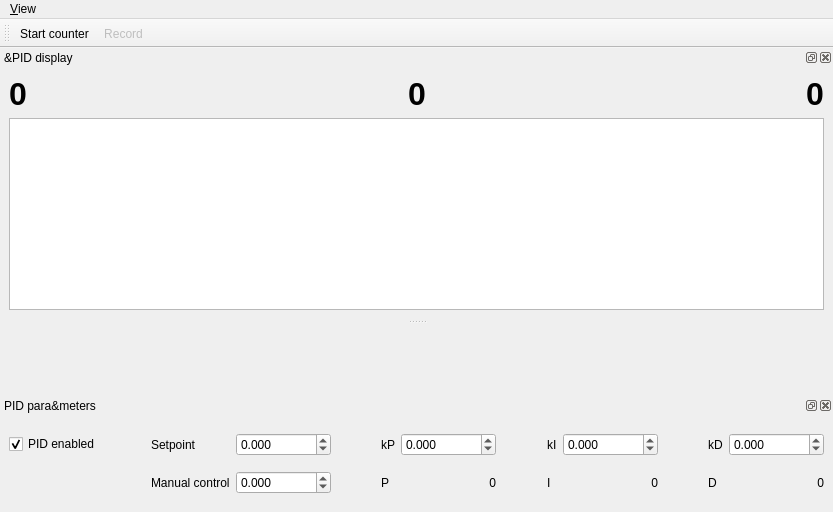
<?xml version="1.0" encoding="UTF-8"?>
<ui version="4.0">
 <class>MainWindow</class>
 <widget class="QMainWindow" name="MainWindow">
  <property name="geometry">
   <rect>
    <x>0</x>
    <y>0</y>
    <width>833</width>
    <height>512</height>
   </rect>
  </property>
  <property name="windowTitle">
   <string>qudi: PID Control</string>
  </property>
  <widget class="QWidget" name="centralwidget">
   <property name="sizePolicy">
    <sizepolicy hsizetype="Expanding" vsizetype="Expanding">
     <horstretch>0</horstretch>
     <verstretch>0</verstretch>
    </sizepolicy>
   </property>
  </widget>
  <widget class="QMenuBar" name="menubar">
   <property name="geometry">
    <rect>
     <x>0</x>
     <y>0</y>
     <width>833</width>
     <height>18</height>
    </rect>
   </property>
   <property name="sizePolicy">
    <sizepolicy hsizetype="Expanding" vsizetype="Minimum">
     <horstretch>0</horstretch>
     <verstretch>0</verstretch>
    </sizepolicy>
   </property>
   <widget class="QMenu" name="menuView">
    <property name="title">
     <string>&amp;View</string>
    </property>
    <widget class="QMenu" name="menuToolbars">
     <property name="title">
      <string>&amp;Toolbars</string>
     </property>
     <addaction name="counting_controls_view_Action"/>
    </widget>
    <addaction name="pid_view_Action"/>
    <addaction name="pid_parameters_view_Action"/>
    <addaction name="separator"/>
    <addaction name="menuToolbars"/>
    <addaction name="separator"/>
    <addaction name="restore_default_view_Action"/>
    <addaction name="actionClose"/>
   </widget>
   <addaction name="menuView"/>
  </widget>
  <widget class="QDockWidget" name="pid_trace_DockWidget">
   <property name="sizePolicy">
    <sizepolicy hsizetype="Expanding" vsizetype="Preferred">
     <horstretch>0</horstretch>
     <verstretch>0</verstretch>
    </sizepolicy>
   </property>
   <property name="minimumSize">
    <size>
     <width>100</width>
     <height>122</height>
    </size>
   </property>
   <property name="windowTitle">
    <string>&amp;PID display</string>
   </property>
   <attribute name="dockWidgetArea">
    <number>4</number>
   </attribute>
   <widget class="QWidget" name="dockWidgetContents">
    <property name="sizePolicy">
     <sizepolicy hsizetype="Expanding" vsizetype="Expanding">
      <horstretch>0</horstretch>
      <verstretch>0</verstretch>
     </sizepolicy>
    </property>
    <property name="minimumSize">
     <size>
      <width>100</width>
      <height>100</height>
     </size>
    </property>
    <layout class="QGridLayout" name="gridLayout">
     <item row="0" column="5">
      <widget class="QLabel" name="control_value_Label">
       <property name="font">
        <font>
         <pointsize>24</pointsize>
         <weight>75</weight>
         <bold>true</bold>
        </font>
       </property>
       <property name="text">
        <string>0</string>
       </property>
       <property name="alignment">
        <set>Qt::AlignRight|Qt::AlignTrailing|Qt::AlignVCenter</set>
       </property>
      </widget>
     </item>
     <item row="3" column="1" colspan="5">
      <widget class="PlotWidget" name="trace_PlotWidget">
       <property name="sizePolicy">
        <sizepolicy hsizetype="Expanding" vsizetype="Expanding">
         <horstretch>0</horstretch>
         <verstretch>0</verstretch>
        </sizepolicy>
       </property>
       <property name="minimumSize">
        <size>
         <width>100</width>
         <height>100</height>
        </size>
       </property>
      </widget>
     </item>
     <item row="0" column="4">
      <spacer name="horizontalSpacer_2">
       <property name="orientation">
        <enum>Qt::Horizontal</enum>
       </property>
       <property name="sizeType">
        <enum>QSizePolicy::Expanding</enum>
       </property>
       <property name="sizeHint" stdset="0">
        <size>
         <width>1</width>
         <height>20</height>
        </size>
       </property>
      </spacer>
     </item>
     <item row="0" column="2">
      <spacer name="horizontalSpacer">
       <property name="orientation">
        <enum>Qt::Horizontal</enum>
       </property>
       <property name="sizeType">
        <enum>QSizePolicy::Expanding</enum>
       </property>
       <property name="sizeHint" stdset="0">
        <size>
         <width>1</width>
         <height>20</height>
        </size>
       </property>
      </spacer>
     </item>
     <item row="0" column="3">
      <widget class="QLabel" name="process_value_Label">
       <property name="font">
        <font>
         <pointsize>24</pointsize>
         <weight>75</weight>
         <bold>true</bold>
        </font>
       </property>
       <property name="text">
        <string>0</string>
       </property>
       <property name="alignment">
        <set>Qt::AlignRight|Qt::AlignTrailing|Qt::AlignVCenter</set>
       </property>
      </widget>
     </item>
     <item row="0" column="1">
      <widget class="QLabel" name="setpoint_value_Label">
       <property name="font">
        <font>
         <pointsize>24</pointsize>
         <weight>75</weight>
         <bold>true</bold>
        </font>
       </property>
       <property name="text">
        <string>0</string>
       </property>
       <property name="alignment">
        <set>Qt::AlignRight|Qt::AlignTrailing|Qt::AlignVCenter</set>
       </property>
      </widget>
     </item>
    </layout>
   </widget>
  </widget>
  <widget class="QDockWidget" name="pid_parameters_DockWidget">
   <property name="sizePolicy">
    <sizepolicy hsizetype="Expanding" vsizetype="Preferred">
     <horstretch>0</horstretch>
     <verstretch>0</verstretch>
    </sizepolicy>
   </property>
   <property name="minimumSize">
    <size>
     <width>693</width>
     <height>116</height>
    </size>
   </property>
   <property name="maximumSize">
    <size>
     <width>524287</width>
     <height>116</height>
    </size>
   </property>
   <property name="windowTitle">
    <string>PID para&amp;meters</string>
   </property>
   <attribute name="dockWidgetArea">
    <number>8</number>
   </attribute>
   <widget class="QWidget" name="dockWidgetContents_2">
    <layout class="QGridLayout" name="gridLayout_2">
     <item row="1" column="9">
      <widget class="QLabel" name="labelI">
       <property name="text">
        <string>I</string>
       </property>
      </widget>
     </item>
     <item row="1" column="6">
      <widget class="QLabel" name="labelP">
       <property name="text">
        <string>P</string>
       </property>
      </widget>
     </item>
     <item row="0" column="9">
      <widget class="QLabel" name="labelkItext">
       <property name="text">
        <string>kI</string>
       </property>
      </widget>
     </item>
     <item row="0" column="15">
      <widget class="ScienDSpinBox" name="D_DoubleSpinBox">
       <property name="sizePolicy">
        <sizepolicy hsizetype="Expanding" vsizetype="Fixed">
         <horstretch>0</horstretch>
         <verstretch>0</verstretch>
        </sizepolicy>
       </property>
       <property name="toolTip">
        <string>If bigger than 1, the number of samples is averaged over the given number and then displayed. 
Use for extremely fast counting, since all the raw data is saved. 
Timestamps in oversampling interval are all equal to the averaging time.</string>
       </property>
       <property name="decimals">
        <number>3</number>
       </property>
       <property name="minimum">
        <double>-999999999.000000000000000</double>
       </property>
       <property name="maximum">
        <double>999999999.000000000000000</double>
       </property>
       <property name="singleStep">
        <double>0.001000000000000</double>
       </property>
      </widget>
     </item>
     <item row="1" column="2">
      <widget class="QLabel" name="labelManual">
       <property name="text">
        <string>Manual control</string>
       </property>
      </widget>
     </item>
     <item row="1" column="3">
      <widget class="ScienDSpinBox" name="manualDoubleSpinBox">
       <property name="sizePolicy">
        <sizepolicy hsizetype="Expanding" vsizetype="Fixed">
         <horstretch>0</horstretch>
         <verstretch>0</verstretch>
        </sizepolicy>
       </property>
       <property name="decimals">
        <number>3</number>
       </property>
       <property name="minimum">
        <double>-99999999.000000000000000</double>
       </property>
       <property name="maximum">
        <double>999999999.000000000000000</double>
       </property>
       <property name="singleStep">
        <double>0.001000000000000</double>
       </property>
      </widget>
     </item>
     <item row="1" column="4">
      <spacer name="horizontalSpacer_4">
       <property name="orientation">
        <enum>Qt::Horizontal</enum>
       </property>
       <property name="sizeHint" stdset="0">
        <size>
         <width>1</width>
         <height>20</height>
        </size>
       </property>
      </spacer>
     </item>
     <item row="1" column="7">
      <widget class="QLabel" name="labelkP">
       <property name="text">
        <string>0</string>
       </property>
       <property name="alignment">
        <set>Qt::AlignRight|Qt::AlignTrailing|Qt::AlignVCenter</set>
       </property>
      </widget>
     </item>
     <item row="1" column="8">
      <spacer name="horizontalSpacer_6">
       <property name="orientation">
        <enum>Qt::Horizontal</enum>
       </property>
       <property name="sizeHint" stdset="0">
        <size>
         <width>1</width>
         <height>20</height>
        </size>
       </property>
      </spacer>
     </item>
     <item row="1" column="11">
      <widget class="QLabel" name="labelkI">
       <property name="text">
        <string>0</string>
       </property>
       <property name="alignment">
        <set>Qt::AlignRight|Qt::AlignTrailing|Qt::AlignVCenter</set>
       </property>
      </widget>
     </item>
     <item row="1" column="12">
      <spacer name="horizontalSpacer_8">
       <property name="orientation">
        <enum>Qt::Horizontal</enum>
       </property>
       <property name="sizeHint" stdset="0">
        <size>
         <width>1</width>
         <height>20</height>
        </size>
       </property>
      </spacer>
     </item>
     <item row="1" column="15">
      <widget class="QLabel" name="labelkD">
       <property name="text">
        <string>0</string>
       </property>
       <property name="alignment">
        <set>Qt::AlignRight|Qt::AlignTrailing|Qt::AlignVCenter</set>
       </property>
      </widget>
     </item>
     <item row="0" column="2">
      <widget class="QLabel" name="label">
       <property name="text">
        <string>Setpoint</string>
       </property>
      </widget>
     </item>
     <item row="0" column="3">
      <widget class="ScienDSpinBox" name="setpointDoubleSpinBox">
       <property name="sizePolicy">
        <sizepolicy hsizetype="Expanding" vsizetype="Fixed">
         <horstretch>0</horstretch>
         <verstretch>0</verstretch>
        </sizepolicy>
       </property>
       <property name="decimals">
        <number>3</number>
       </property>
       <property name="minimum">
        <double>-999999999.000000000000000</double>
       </property>
       <property name="maximum">
        <double>999999999.000000000000000</double>
       </property>
       <property name="singleStep">
        <double>0.001000000000000</double>
       </property>
      </widget>
     </item>
     <item row="0" column="7">
      <widget class="ScienDSpinBox" name="P_DoubleSpinBox">
       <property name="sizePolicy">
        <sizepolicy hsizetype="Expanding" vsizetype="Fixed">
         <horstretch>0</horstretch>
         <verstretch>0</verstretch>
        </sizepolicy>
       </property>
       <property name="decimals">
        <number>3</number>
       </property>
       <property name="minimum">
        <double>-999999999.000000000000000</double>
       </property>
       <property name="maximum">
        <double>999999999.000000000000000</double>
       </property>
       <property name="singleStep">
        <double>0.001000000000000</double>
       </property>
       <property name="value">
        <double>0.000000000000000</double>
       </property>
      </widget>
     </item>
     <item row="0" column="8">
      <spacer name="horizontalSpacer_5">
       <property name="orientation">
        <enum>Qt::Horizontal</enum>
       </property>
       <property name="sizeType">
        <enum>QSizePolicy::Expanding</enum>
       </property>
       <property name="sizeHint" stdset="0">
        <size>
         <width>1</width>
         <height>20</height>
        </size>
       </property>
      </spacer>
     </item>
     <item row="0" column="11">
      <widget class="ScienDSpinBox" name="I_DoubleSpinBox">
       <property name="sizePolicy">
        <sizepolicy hsizetype="Expanding" vsizetype="Fixed">
         <horstretch>0</horstretch>
         <verstretch>0</verstretch>
        </sizepolicy>
       </property>
       <property name="decimals">
        <number>3</number>
       </property>
       <property name="minimum">
        <double>-999999999.000000000000000</double>
       </property>
       <property name="maximum">
        <double>999999999.000000000000000</double>
       </property>
       <property name="singleStep">
        <double>0.001000000000000</double>
       </property>
      </widget>
     </item>
     <item row="0" column="12">
      <spacer name="horizontalSpacer_7">
       <property name="orientation">
        <enum>Qt::Horizontal</enum>
       </property>
       <property name="sizeType">
        <enum>QSizePolicy::Expanding</enum>
       </property>
       <property name="sizeHint" stdset="0">
        <size>
         <width>1</width>
         <height>20</height>
        </size>
       </property>
      </spacer>
     </item>
     <item row="0" column="6">
      <widget class="QLabel" name="labelkPtext">
       <property name="text">
        <string>kP</string>
       </property>
      </widget>
     </item>
     <item row="0" column="13">
      <widget class="QLabel" name="labelkDtext">
       <property name="text">
        <string>kD</string>
       </property>
      </widget>
     </item>
     <item row="1" column="13">
      <widget class="QLabel" name="labelD">
       <property name="toolTip">
        <string>If bigger than 1, the number of samples is averaged over the given number and then displayed. 
Use for extremely fast counting, since all the raw data is saved. 
Timestamps in oversampling interval are all equal to the averaging time.</string>
       </property>
       <property name="text">
        <string>D</string>
       </property>
      </widget>
     </item>
     <item row="0" column="0">
      <widget class="QCheckBox" name="pidEnabledCheckBox">
       <property name="text">
        <string>PID enabled</string>
       </property>
       <property name="checked">
        <bool>true</bool>
       </property>
      </widget>
     </item>
     <item row="0" column="4">
      <spacer name="horizontalSpacer_3">
       <property name="orientation">
        <enum>Qt::Horizontal</enum>
       </property>
       <property name="sizeType">
        <enum>QSizePolicy::Expanding</enum>
       </property>
       <property name="sizeHint" stdset="0">
        <size>
         <width>1</width>
         <height>20</height>
        </size>
       </property>
      </spacer>
     </item>
     <item row="0" column="1">
      <spacer name="horizontalSpacer_9">
       <property name="orientation">
        <enum>Qt::Horizontal</enum>
       </property>
       <property name="sizeHint" stdset="0">
        <size>
         <width>1</width>
         <height>20</height>
        </size>
       </property>
      </spacer>
     </item>
    </layout>
   </widget>
  </widget>
  <widget class="QToolBar" name="pid_control_ToolBar">
   <property name="enabled">
    <bool>true</bool>
   </property>
   <property name="sizePolicy">
    <sizepolicy hsizetype="Expanding" vsizetype="Fixed">
     <horstretch>0</horstretch>
     <verstretch>0</verstretch>
    </sizepolicy>
   </property>
   <property name="windowTitle">
    <string>PID Controls</string>
   </property>
   <property name="toolButtonStyle">
    <enum>Qt::ToolButtonTextBesideIcon</enum>
   </property>
   <attribute name="toolBarArea">
    <enum>TopToolBarArea</enum>
   </attribute>
   <attribute name="toolBarBreak">
    <bool>false</bool>
   </attribute>
   <addaction name="start_control_Action"/>
   <addaction name="record_control_Action"/>
  </widget>
  <action name="start_control_Action">
   <property name="checkable">
    <bool>true</bool>
   </property>
   <property name="icon">
    <iconset>
     <normaloff>../../artwork/icons/qudiTheme/22x22/start-counter.png</normaloff>../../artwork/icons/qudiTheme/22x22/start-counter.png</iconset>
   </property>
   <property name="text">
    <string>Start counter</string>
   </property>
   <property name="toolTip">
    <string>Start the counter</string>
   </property>
  </action>
  <action name="record_control_Action">
   <property name="checkable">
    <bool>true</bool>
   </property>
   <property name="enabled">
    <bool>false</bool>
   </property>
   <property name="icon">
    <iconset>
     <normaloff>../../artwork/icons/qudiTheme/22x22/record-counter.png</normaloff>../../artwork/icons/qudiTheme/22x22/record-counter.png</iconset>
   </property>
   <property name="text">
    <string>Record</string>
   </property>
   <property name="toolTip">
    <string>Save count trace to file</string>
   </property>
  </action>
  <action name="pid_view_Action">
   <property name="checkable">
    <bool>true</bool>
   </property>
   <property name="text">
    <string>&amp;PID display</string>
   </property>
   <property name="toolTip">
    <string>Show the Slow counter</string>
   </property>
  </action>
  <action name="pid_parameters_view_Action">
   <property name="checkable">
    <bool>true</bool>
   </property>
   <property name="text">
    <string>P&amp;ID parameters</string>
   </property>
   <property name="toolTip">
    <string>Show Slow counter parameters</string>
   </property>
  </action>
  <action name="restore_default_view_Action">
   <property name="text">
    <string>&amp;Restore default</string>
   </property>
  </action>
  <action name="counting_controls_view_Action">
   <property name="text">
    <string>&amp;Counting controls</string>
   </property>
  </action>
  <action name="actionClose">
   <property name="icon">
    <iconset>
     <normaloff>../../artwork/icons/oxygen/22x22/application-exit.png</normaloff>../../artwork/icons/oxygen/22x22/application-exit.png</iconset>
   </property>
   <property name="text">
    <string>&amp;Close</string>
   </property>
  </action>
 </widget>
 <customwidgets>
  <customwidget>
   <class>PlotWidget</class>
   <extends>QGraphicsView</extends>
   <header>pyqtgraph</header>
  </customwidget>
  <customwidget>
   <class>ScienDSpinBox</class>
   <extends>QDoubleSpinBox</extends>
   <header>qtwidgets.scientific_spinbox.h</header>
  </customwidget>
 </customwidgets>
 <resources/>
 <connections>
  <connection>
   <sender>pid_view_Action</sender>
   <signal>triggered(bool)</signal>
   <receiver>pid_trace_DockWidget</receiver>
   <slot>setVisible(bool)</slot>
   <hints>
    <hint type="sourcelabel">
     <x>-1</x>
     <y>-1</y>
    </hint>
    <hint type="destinationlabel">
     <x>399</x>
     <y>136</y>
    </hint>
   </hints>
  </connection>
  <connection>
   <sender>pid_trace_DockWidget</sender>
   <signal>visibilityChanged(bool)</signal>
   <receiver>pid_view_Action</receiver>
   <slot>setChecked(bool)</slot>
   <hints>
    <hint type="sourcelabel">
     <x>399</x>
     <y>136</y>
    </hint>
    <hint type="destinationlabel">
     <x>-1</x>
     <y>-1</y>
    </hint>
   </hints>
  </connection>
  <connection>
   <sender>pid_parameters_view_Action</sender>
   <signal>triggered(bool)</signal>
   <receiver>pid_parameters_DockWidget</receiver>
   <slot>setVisible(bool)</slot>
   <hints>
    <hint type="sourcelabel">
     <x>-1</x>
     <y>-1</y>
    </hint>
    <hint type="destinationlabel">
     <x>399</x>
     <y>551</y>
    </hint>
   </hints>
  </connection>
  <connection>
   <sender>pid_parameters_DockWidget</sender>
   <signal>visibilityChanged(bool)</signal>
   <receiver>pid_parameters_view_Action</receiver>
   <slot>setChecked(bool)</slot>
   <hints>
    <hint type="sourcelabel">
     <x>399</x>
     <y>551</y>
    </hint>
    <hint type="destinationlabel">
     <x>-1</x>
     <y>-1</y>
    </hint>
   </hints>
  </connection>
  <connection>
   <sender>counting_controls_view_Action</sender>
   <signal>triggered(bool)</signal>
   <receiver>pid_control_ToolBar</receiver>
   <slot>setVisible(bool)</slot>
   <hints>
    <hint type="sourcelabel">
     <x>-1</x>
     <y>-1</y>
    </hint>
    <hint type="destinationlabel">
     <x>399</x>
     <y>41</y>
    </hint>
   </hints>
  </connection>
  <connection>
   <sender>pid_control_ToolBar</sender>
   <signal>visibilityChanged(bool)</signal>
   <receiver>counting_controls_view_Action</receiver>
   <slot>setChecked(bool)</slot>
   <hints>
    <hint type="sourcelabel">
     <x>399</x>
     <y>41</y>
    </hint>
    <hint type="destinationlabel">
     <x>-1</x>
     <y>-1</y>
    </hint>
   </hints>
  </connection>
  <connection>
   <sender>actionClose</sender>
   <signal>triggered()</signal>
   <receiver>MainWindow</receiver>
   <slot>close()</slot>
   <hints>
    <hint type="sourcelabel">
     <x>-1</x>
     <y>-1</y>
    </hint>
    <hint type="destinationlabel">
     <x>219</x>
     <y>281</y>
    </hint>
   </hints>
  </connection>
 </connections>
</ui>
